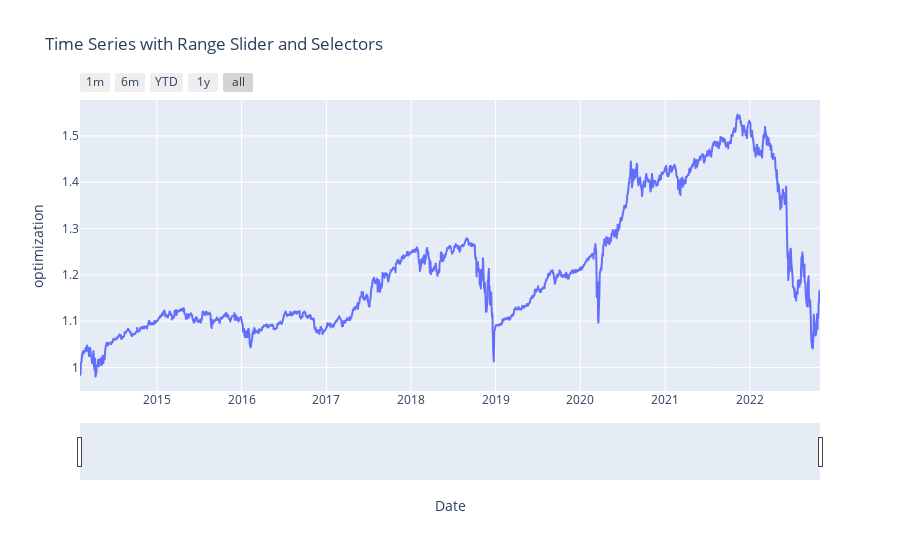

The notebook cell saved with this chart:
### Code cell
import plotly.express as px
import pandas as pd

fig = px.line(port, x=port.index, y=model_list[0], title='Time Series with Range Slider and Selectors')

fig.update_xaxes(
    rangeslider_visible=True,
    rangeselector=dict(
        buttons=list([
            dict(count=1, label="1m", step="month", stepmode="backward"),
            dict(count=6, label="6m", step="month", stepmode="backward"),
            dict(count=1, label="YTD", step="year", stepmode="todate"),
            dict(count=1, label="1y", step="year", stepmode="backward"),
            dict(step="all")
        ])
    )
)
fig.show()

### Figure 1 — Plotly figure (JSON) as saved in the notebook; plotly's stock layout.template omitted (floating-point values rounded to 4 significant figures; data arrays with more than 128 entries replaced by an {"elided": "..."} marker saying what was removed)
{"data": [{"hovertemplate": "Date=%{x}<br>optimization=%{y}<extra></extra>", "legendgroup": "", "line": {"color": "#636efa", "dash": "solid"}, "marker": {"symbol": "circle"}, "mode": "lines", "name": "", "showlegend": false, "type": "scattergl", "x": {"elided": "2203 str values"}, "xaxis": "x", "y": {"elided": "2203 float values"}, "yaxis": "y"}], "layout": {"legend": {"tracegroupgap": 0}, "title": {"text": "Time Series with Range Slider and Selectors"}, "xaxis": {"anchor": "y", "domain": [0, 1], "rangeselector": {"buttons": [{"count": 1, "label": "1m", "step": "month", "stepmode": "backward"}, {"count": 6, "label": "6m", "step": "month", "stepmode": "backward"}, {"count": 1, "label": "YTD", "step": "year", "stepmode": "todate"}, {"count": 1, "label": "1y", "step": "year", "stepmode": "backward"}, {"step": "all"}]}, "rangeslider": {"visible": true}, "title": {"text": "Date"}}, "yaxis": {"anchor": "x", "domain": [0, 1], "title": {"text": "optimization"}}}}
